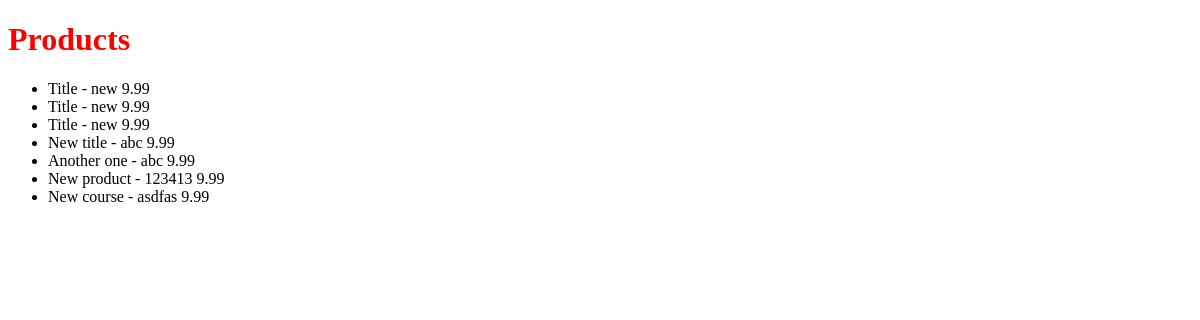
Before: /products/ with the older database file.
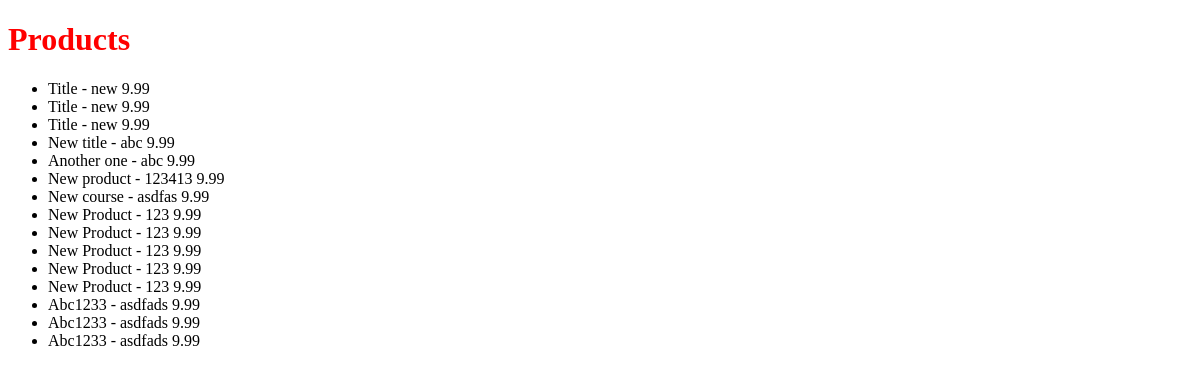
After: the same page with the newer database file.
### products/models.py (models this page shows, shortened)
class Product(models.Model):
	user = models.ForeignKey(settings.AUTH_USER_MODEL)
	managers = models.ManyToManyField(settings.AUTH_USER_MODEL, related_name="managers_products", blank=True)
	title = models.CharField(max_length=30) #owiuerpoajsdlfkjasd;flkiu1p3o4u134123 ewjfa;sd
	slug = models.SlugField(blank=True, unique=True)
	description = models.TextField()
	price = models.DecimalField(max_digits=100, decimal_places=2, default=9.99, null=True,) #100.00
	sale_price = models.DecimalField(max_digits=100,
			 decimal_places=2, default=6.99, null=True, blank=True) #100.00
	def __unicode__(self): #def __unicode__(self):
		return self.title

### products/views.py (the view)
class ProductListView(ListView):
	model = Product
	def get_queryset(self, *args, **kwargs):
		qs = super(ProductListView, self).get_queryset(**kwargs)
		return qs

### templates/products/product_list.html
{% extends "base.html" %}
{% block content %}
<h1>Products</h1>
<ul>
{% for instance in object_list %}
    <li>{{ instance }} - {{ instance.description }} {{ instance.price }}</li>
{% empty %}
    <li>No Products yet.</li>
{% endfor %}
</ul>
{% endblock %}

### templates/base.html (shortened to what this page needs)
<!DOCTYPE html>
<html>
<head>
</head>
<body>
{% block content %}{% endblock content %}
</body>
</html>

Changed rows visible on the page:
added Product: title "New Product", description "123", price "9.99"
added Product: title "New Product", description "123", price "9.99"
added Product: title "New Product", description "123", price "9.99"
added Product: title "New Product", description "123", price "9.99"
added Product: title "New Product", description "123", price "9.99"
added Product: title "Abc1233", description "asdfads", price "9.99"
added Product: title "Abc1233", description "asdfads", price "9.99"
added Product: title "Abc1233", description "asdfads", price "9.99"
